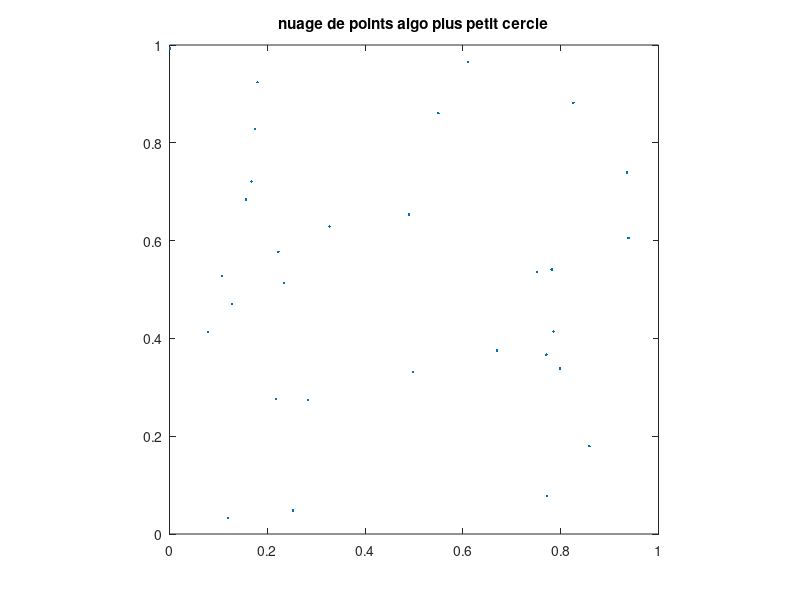

Write MATLAB code to recreate this figure. (Note: this script raises an error after producing the figure.)
%% Le plus petit cercle englobant
% SABIR ILYASS
close all; clearvars;

%% definition d'une fonction distance euclidienne
euclidienDistance = @(px, py, qx, qy) sqrt((px - qx)^2 + (py - qy)^2);

%% construire le nuage de points dans le carré [0,1]²
n = 30;
points = rand(2,n);

%% affichage de nuage de points
figure;
plot(points(1,:), points(2,:), '.');
axis square; axis equal;
title("nuage de points algo plus petit cercle");
axis([0 1 0 1]); hold on;

centreX = (points(1,1) + points(1,2))/2;
centreY = (points(2,1) + points(2,2))/2;
rayon = euclidienDistance(points(1,1), points(2,1), centreX, centreY);

for i = 3:n
    distance = euclidienDistance(points(1,i), points(2,i), centreX, centreY);
    if (distance > rayon)
        [centreX, centreY, rayon] = plusPetitCercleParUnPoint(points(1:2, 1:i - 1), points(1,i), points(2,i));
    end
end

centre = [centreX centreY];
pos = [centre - rayon 2 * rayon 2 * rayon];
rectangle('Position',pos,'Curvature',[1 1]);
axis equal;

